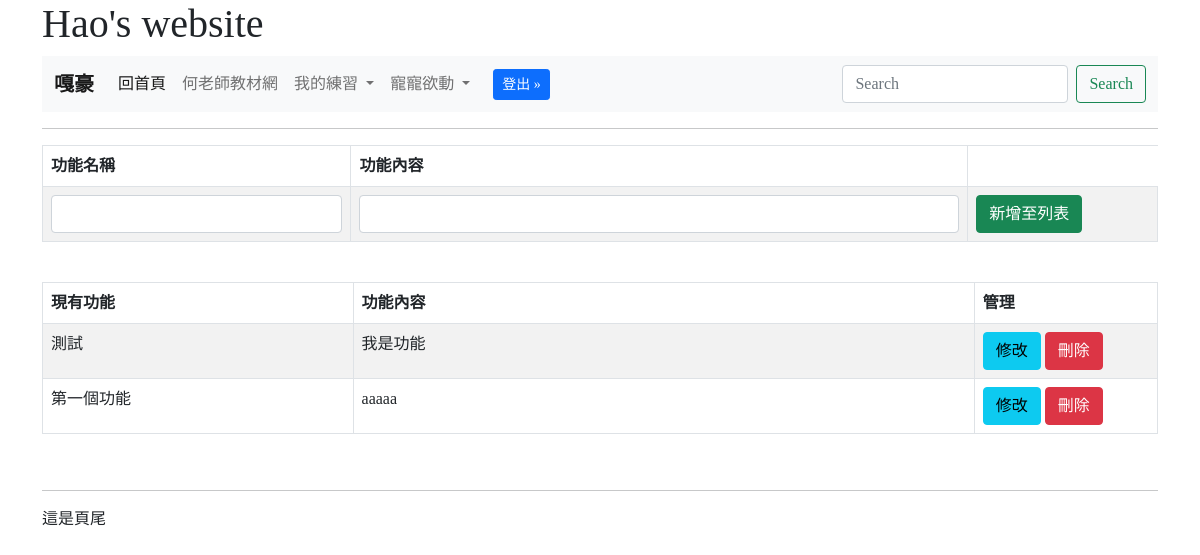
Before: / (signed in) with the older database file.
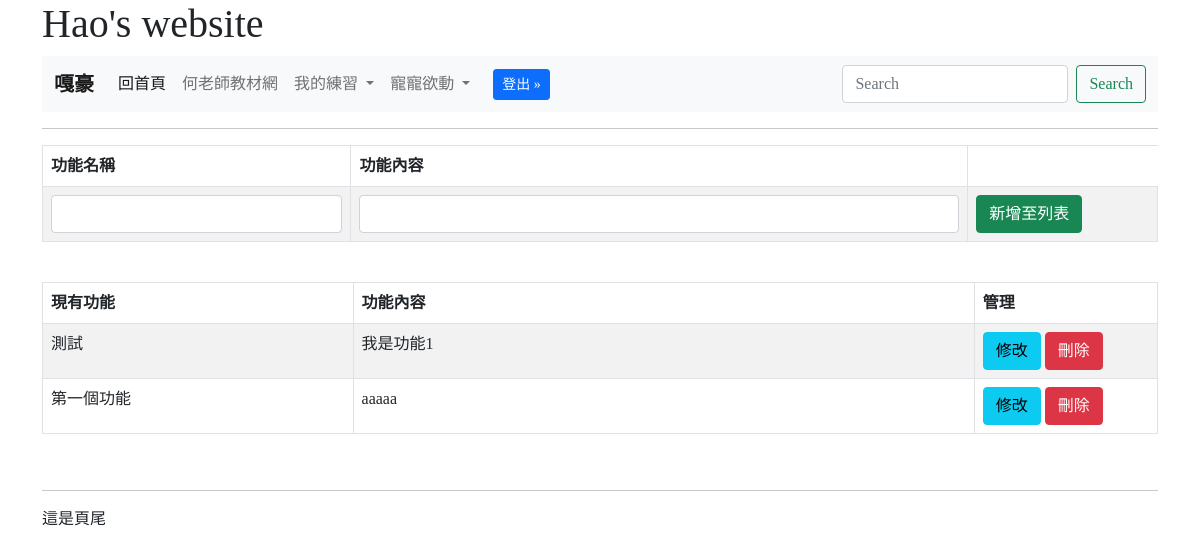
After: the same page with the newer database file.
### mysite/models.py (models this page shows)
class Func(models.Model):
    name = models.CharField(max_length=100)    # 功能名稱
    content = models.TextField()			   # 功能內容

### mysite/views.py (the view)
# urls.py: path('',views.index, name='Index'),
def index(request):
	functions = Func.objects.all()
	form = FunctionForm()
	if request.method == "POST":
		form = FunctionForm(request.POST)
		if form.is_valid():
			form.save()
		return redirect("/")
	context = {
		'functions':functions,
		'form':form
	}
	return render(request, "index.html", context)

### mysite/forms.py
class FunctionForm(forms.ModelForm):
    class Meta:
        model = Func
        fields = '__all__'
        widgets = {
            'name': forms.TextInput(attrs={'class': 'form-control'}),
            'content': forms.TextInput(attrs={'class': 'form-control'})
        }
        labels = {
            'name': '功能名稱',
            'content':'功能內容'
        }

### templates/index.html (shortened to what this page needs)
{% extends "base.html" %}
{% block headmessage %} Hao's website {% endblock %}
{% block main %}
	<hr>
	{% if request.user.is_superuser %}
		<form action="" method="POST">
			<table class="table table-bordered table-striped">
				<thead class="thead-dark">
		            <tr>
		                <th><label>{{ form.name.label }}</label></th>
		                <th><label>{{ form.content.label }}</label></th>
		            </tr>
		        </thead>
				<tr>
					<td Width="200">{{ form.name }}</td>
					<td Width="400">{{ form.content }}</td>
					<td Width="100"><input type="submit" class="btn btn-success" value="新增至列表"></td>
				</tr>
			</table>
		</form>
	{% endif %}
	<br>
	<table class="table table-bordered table-striped">
        <thead class="thead-dark">
            <tr>
                <th>現有功能</th>
                <th>功能內容</th>
                {% if request.user.is_superuser %}
                	<th>管理</th>
                {% endif %}
            </tr>
        </thead>
        <tbody>
        	{% for function in functions %}
	            <tr>
			        <td Width="100">{{ function.name }}</td>
			        <td Width="200">{{ function.content }}</td>
			        {% if request.user.is_superuser %}
				        <td Width="50">
						    <a href="{% url 'UpdateF' function.id %}" class="btn btn-info">修改</a>
						    <a href="{% url 'DeleteF' function.id %}" class="btn btn-danger">刪除</a>
				        </td>
				    {% endif %}
			    </tr>
	        {% endfor %}
        </tbody>
    </table>
	<br>
{% endblock %}

### templates/base.html (shortened to what this page needs)
<!doctype html>
<html>
  <font face="微軟正黑體">
    <head>
      <link href="https://cdn.jsdelivr.net/npm/bootstrap@5.0.2/dist/css/bootstrap.min.css" rel="stylesheet">
    </head>
    <body>
    	<div class="container">
  	    <h1>{% block headmessage %}{% endblock %}</h1>
  			{% include "menu.html" %}
  			{% block main %}{% endblock %}
  			<hr>
  			{% include "footer.html" %}
  	</div>
    </body>
  </font>
</html>

### templates/menu.html (shortened to what this page needs)
<nav class="navbar navbar-expand-lg navbar-light bg-light">
  <div class="container-fluid">
    <a class="navbar-brand" href="#">
      {% if request.user.is_authenticated %}
        <b>{{ request.user.first_name }}</b>
      {% else %}
        懶得登入的人
      {% endif %}
    </a>
    <div class="collapse navbar-collapse" id="navbarSupportedContent">
      <ul class="navbar-nav me-auto mb-2 mb-lg-0">
        <li class="nav-item">
          <a class="nav-link active" aria-current="page" href="/">回首頁</a>
        </li>
        <li class="nav-item">
          <a class="nav-link" href="https://104.es">何老師教材網</a>
        </li>
        <li class="nav-item dropdown">
          <a class="nav-link dropdown-toggle" href="#" id="navbarDropdown" role="button" data-bs-toggle="dropdown" aria-expanded="false">
            我的練習
          </a>
        </li>
        <li class="nav-item dropdown">
          <a class="nav-link dropdown-toggle" href="#" id="navbarDropdown" role="button" data-bs-toggle="dropdown" aria-expanded="false">
            寵寵欲動
          </a>
        </li>
        {% if request.user.is_authenticated %}
          <li class="nav-item">
              <a class="btn btn-lg btn-primary btn-sm" style="margin-top:5px;margin-left:15px" href="{% url 'Logout' %}" role="button">登出 &#187;</a>
          </li>
        {% endif %}
      </ul>
      <form class="d-flex">
        <input class="form-control me-2" type="search" placeholder="Search" aria-label="Search">
        <button class="btn btn-outline-success" type="submit">Search</button>
      </form>
    </div>
  </div>
</nav>

### templates/footer.html
這是頁尾

Changed rows visible on the page:
changed Func "測試": content "我是功能" → "我是功能1"
